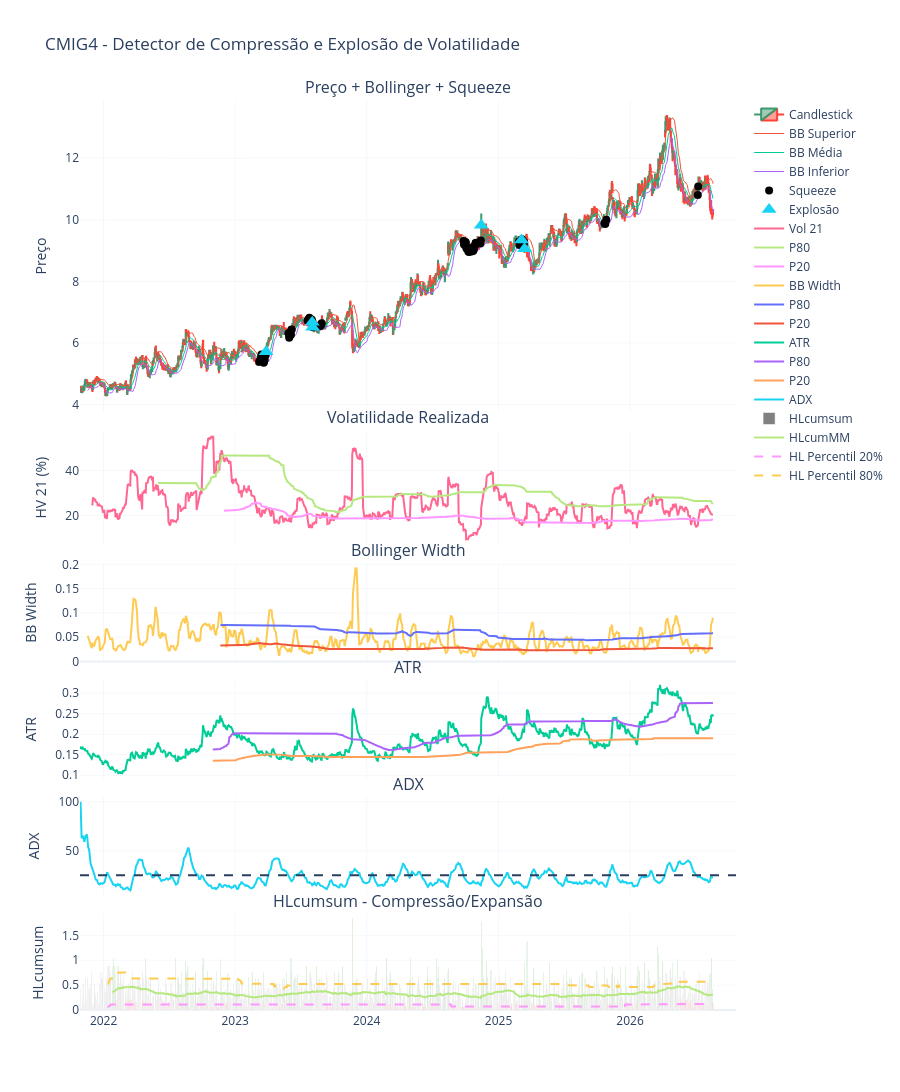

The code cell stored with this chart in its notebook:
### Markdown cell above
# Rodar Funções

### Code cell
# coletar ticker =======================================================
from pathlib import Path
import sys

import MetaTrader5 as mt5
import multiprocessing
import os
import time
from concurrent.futures import ThreadPoolExecutor

# Pasta raiz do projeto (um nível acima de Testes)
projeto = Path.cwd().parent

if str(projeto) not in sys.path:
    sys.path.insert(0, str(projeto))


tf = mt5.TIMEFRAME_D1 # TIME FRAME
cotacoes = 1200
NaN_Maximo = 0

tiker = 'CMIG4'

# COELTAR COM YFINANCE ===================================================
#df = carregar_dados(ticker= tiker+".SA", start="2020-01-01", end=None)


# COLETAR COM METATRADER =================================================
df = cotacoes_mt5_OHLC(tiker, timeframe=tf, n_barras=cotacoes)
# ========================================================================

# Rodar Função ===========================================================
df_squeeze = detectar_squeeze(df)
#relatorio(df_squeeze)

# Plotar Gráficos
plotar_interativo(df_squeeze, tiker)

### Figure 1 — Plotly figure (JSON) as saved in the notebook; plotly's stock layout.template omitted (floating-point values rounded to 4 significant figures; data arrays with more than 128 entries replaced by an {"elided": "..."} marker saying what was removed)
{"data": [{"close": {"elided": "1200 float values"}, "high": {"elided": "1200 float values"}, "low": {"elided": "1200 float values"}, "name": "Candlestick", "open": {"elided": "1200 float values"}, "type": "candlestick", "x": {"elided": "1200 str values"}, "xaxis": "x", "yaxis": "y"}, {"hovertemplate": "<b>%{x}</b><br>Valor: %{y:.2f}<extra></extra>", "line": {"width": 1}, "mode": "lines", "name": "BB Superior", "type": "scatter", "x": {"elided": "1200 str values"}, "xaxis": "x", "y": {"elided": "1200 float values"}, "yaxis": "y"}, {"hovertemplate": "<b>%{x}</b><br>Valor: %{y:.2f}<extra></extra>", "line": {"width": 1}, "mode": "lines", "name": "BB Média", "type": "scatter", "x": {"elided": "1200 str values"}, "xaxis": "x", "y": {"elided": "1200 float values"}, "yaxis": "y"}, {"hovertemplate": "<b>%{x}</b><br>Valor: %{y:.2f}<extra></extra>", "line": {"width": 1}, "mode": "lines", "name": "BB Inferior", "type": "scatter", "x": {"elided": "1200 str values"}, "xaxis": "x", "y": {"elided": "1200 float values"}, "yaxis": "y"}, {"hovertemplate": "<b>%{x}</b><br>Valor: %{y:.2f}<extra></extra>", "marker": {"color": "black", "size": 8, "symbol": "circle"}, "mode": "markers", "name": "Squeeze", "type": "scatter", "x": ["2023-03-09T00:00:00", "2023-03-10T00:00:00", "2023-03-13T00:00:00", "2023-03-14T00:00:00", "2023-03-15T00:00:00", "2023-03-16T00:00:00", "2023-03-17T00:00:00", "2023-03-20T00:00:00", "2023-03-21T00:00:00", "2023-03-22T00:00:00", "2023-03-23T00:00:00", "2023-03-24T00:00:00", "2023-03-27T00:00:00", "2023-05-29T00:00:00", "2023-05-30T00:00:00", "2023-05-31T00:00:00", "2023-06-01T00:00:00", "2023-06-02T00:00:00", "2023-06-05T00:00:00", "2023-06-06T00:00:00", "2023-06-07T00:00:00", "2023-07-21T00:00:00", "2023-07-24T00:00:00", "2023-07-25T00:00:00", "2023-07-26T00:00:00", "2023-07-27T00:00:00", "2023-07-28T00:00:00", "2023-07-31T00:00:00", "2023-08-01T00:00:00", "2023-08-02T00:00:00", "2023-08-03T00:00:00", "2023-08-04T00:00:00", "2023-08-25T00:00:00", "2023-08-28T00:00:00", "2023-08-29T00:00:00", "2024-09-26T00:00:00", "2024-09-27T00:00:00", "2024-09-30T00:00:00", "2024-10-01T00:00:00", "2024-10-02T00:00:00", "2024-10-03T00:00:00", "2024-10-04T00:00:00", "2024-10-07T00:00:00", "2024-10-08T00:00:00", "2024-10-09T00:00:00", "2024-10-10T00:00:00", "2024-10-11T00:00:00", "2024-10-14T00:00:00", "2024-10-16T00:00:00", "2024-10-17T00:00:00", "2024-10-18T00:00:00", "2024-10-21T00:00:00", "2024-10-22T00:00:00", "2024-10-23T00:00:00", "2024-10-24T00:00:00", "2024-10-25T00:00:00", "2024-10-28T00:00:00", "2024-10-29T00:00:00", "2024-10-30T00:00:00", "2024-10-31T00:00:00", "2024-11-01T00:00:00", "2024-11-12T00:00:00", "2024-11-13T00:00:00", "2025-02-27T00:00:00", "2025-02-28T00:00:00", "2025-03-05T00:00:00", "2025-03-06T00:00:00", "2025-03-07T00:00:00", "2025-03-10T00:00:00", "2025-03-11T00:00:00", "2025-03-12T00:00:00", "2025-03-13T00:00:00", "2025-10-22T00:00:00", "2025-10-24T00:00:00", "2025-10-27T00:00:00", "2026-07-08T00:00:00", "2026-07-09T00:00:00"], "xaxis": "x", "y": [5.39, 5.41, 5.44, 5.54, 5.63, 5.58, 5.42, 5.4, 5.36, 5.38, 5.42, 5.48, 5.61, 6.32, 6.29, 6.17, 6.21, 6.27, 6.27, 6.43, 6.44, 6.72, 6.78, 6.77, 6.82, 6.69, 6.74, 6.77, 6.75, 6.75, 6.67, 6.51, 6.54, 6.59, 6.64, 9.31, 9.2, 9.26, 9.28, 9.26, 9.13, 9.07, 9.09, 9.07, 8.97, 9.03, 8.95, 9.03, 9.06, 9.02, 8.97, 9.03, 8.99, 8.99, 9.12, 9.06, 9.17, 9.24, 9.25, 9.24, 9.23, 9.23, 9.33, 9.29, 9.18, 9.2, 9.34, 9.37, 9.19, 9.21, 9.25, 9.28, 9.89, 9.86, 10.0, 10.8, 11.08], "yaxis": "y"}, {"hovertemplate": "<b>%{x}</b><br>Valor: %{y:.2f}<extra></extra>", "marker": {"size": 13, "symbol": "triangle-up"}, "mode": "markers", "name": "Explosão", "type": "scatter", "x": ["2023-03-28T00:00:00", "2023-08-03T00:00:00", "2023-08-04T00:00:00", "2024-11-14T00:00:00", "2025-03-06T00:00:00", "2025-03-14T00:00:00"], "xaxis": "x", "y": [5.72, 6.67, 6.51, 9.82, 9.34, 9.06], "yaxis": "y"}, {"hovertemplate": "<b>%{x}</b><br>Valor: %{y:.2f}<extra></extra>", "mode": "lines", "name": "Vol 21", "type": "scatter", "x": {"elided": "1200 str values"}, "xaxis": "x2", "y": {"elided": "1200 float values"}, "yaxis": "y2"}, {"hovertemplate": "<b>%{x}</b><br>Valor: %{y:.2f}<extra></extra>", "mode": "lines", "name": "P80", "type": "scatter", "x": {"elided": "1200 str values"}, "xaxis": "x2", "y": {"elided": "1200 float values"}, "yaxis": "y2"}, {"hovertemplate": "<b>%{x}</b><br>Valor: %{y:.2f}<extra></extra>", "mode": "lines", "name": "P20", "type": "scatter", "x": {"elided": "1200 str values"}, "xaxis": "x2", "y": {"elided": "1200 float values"}, "yaxis": "y2"}, {"hovertemplate": "<b>%{x}</b><br>Valor: %{y:.2f}<extra></extra>", "mode": "lines", "name": "BB Width", "type": "scatter", "x": {"elided": "1200 str values"}, "xaxis": "x3", "y": {"elided": "1200 float values"}, "yaxis": "y3"}, {"hovertemplate": "<b>%{x}</b><br>Valor: %{y:.2f}<extra></extra>", "mode": "lines", "name": "P80", "type": "scatter", "x": {"elided": "1200 str values"}, "xaxis": "x3", "y": {"elided": "1200 float values"}, "yaxis": "y3"}, {"hovertemplate": "<b>%{x}</b><br>Valor: %{y:.2f}<extra></extra>", "mode": "lines", "name": "P20", "type": "scatter", "x": {"elided": "1200 str values"}, "xaxis": "x3", "y": {"elided": "1200 float values"}, "yaxis": "y3"}, {"hovertemplate": "<b>%{x}</b><br>Valor: %{y:.2f}<extra></extra>", "mode": "lines", "name": "ATR", "type": "scatter", "x": {"elided": "1200 str values"}, "xaxis": "x4", "y": {"elided": "1200 float values"}, "yaxis": "y4"}, {"hovertemplate": "<b>%{x}</b><br>Valor: %{y:.2f}<extra></extra>", "mode": "lines", "name": "P80", "type": "scatter", "x": {"elided": "1200 str values"}, "xaxis": "x4", "y": {"elided": "1200 float values"}, "yaxis": "y4"}, {"hovertemplate": "<b>%{x}</b><br>Valor: %{y:.2f}<extra></extra>", "mode": "lines", "name": "P20", "type": "scatter", "x": {"elided": "1200 str values"}, "xaxis": "x4", "y": {"elided": "1200 float values"}, "yaxis": "y4"}, {"hovertemplate": "<b>%{x}</b><br>Valor: %{y:.2f}<extra></extra>", "mode": "lines", "name": "ADX", "type": "scatter", "x": {"elided": "1200 str values"}, "xaxis": "x5", "y": {"elided": "1200 float values"}, "yaxis": "y5"}, {"marker": {"color": {"elided": "1200 str values"}}, "name": "HLcumsum", "opacity": 1, "type": "bar", "x": {"elided": "1200 str values"}, "xaxis": "x6", "y": {"elided": "1200 float values"}, "yaxis": "y6"}, {"hovertemplate": "<b>%{x}</b><br>Valor: %{y:.2f}<extra></extra>", "mode": "lines", "name": "HLcumMM", "type": "scatter", "x": {"elided": "1200 str values"}, "xaxis": "x6", "y": {"elided": "1200 float values"}, "yaxis": "y6"}, {"hovertemplate": "<b>%{x}</b><br>Valor: %{y:.2f}<extra></extra>", "line": {"dash": "dash"}, "mode": "lines", "name": "HL Percentil 20%", "type": "scatter", "x": {"elided": "1200 str values"}, "xaxis": "x6", "y": {"elided": "1200 float values"}, "yaxis": "y6"}, {"hovertemplate": "<b>%{x}</b><br>Valor: %{y:.2f}<extra></extra>", "line": {"dash": "dash"}, "mode": "lines", "name": "HL Percentil 80%", "type": "scatter", "x": {"elided": "1200 str values"}, "xaxis": "x6", "y": {"elided": "1200 float values"}, "yaxis": "y6"}], "layout": {"annotations": [{"font": {"size": 16}, "showarrow": false, "text": "Preço + Bollinger + Squeeze", "x": 0.5, "xanchor": "center", "xref": "paper", "y": 1, "yanchor": "bottom", "yref": "paper"}, {"font": {"size": 16}, "showarrow": false, "text": "Volatilidade Realizada", "x": 0.5, "xanchor": "center", "xref": "paper", "y": 0.638, "yanchor": "bottom", "yref": "paper"}, {"font": {"size": 16}, "showarrow": false, "text": "Bollinger Width", "x": 0.5, "xanchor": "center", "xref": "paper", "y": 0.492, "yanchor": "bottom", "yref": "paper"}, {"font": {"size": 16}, "showarrow": false, "text": "ATR", "x": 0.5, "xanchor": "center", "xref": "paper", "y": 0.364, "yanchor": "bottom", "yref": "paper"}, {"font": {"size": 16}, "showarrow": false, "text": "ADX", "x": 0.5, "xanchor": "center", "xref": "paper", "y": 0.236, "yanchor": "bottom", "yref": "paper"}, {"font": {"size": 16}, "showarrow": false, "text": "HLcumsum - Compressão/Expansão", "x": 0.5, "xanchor": "center", "xref": "paper", "y": 0.108, "yanchor": "bottom", "yref": "paper"}], "height": 1600, "hovermode": "x unified", "shapes": [{"line": {"dash": "dash"}, "type": "line", "x0": 0, "x1": 1, "xref": "x5 domain", "y0": 25, "y1": 25, "yref": "y5"}], "title": {"text": "CMIG4 - Detector de Compressão e Explosão de Volatilidade"}, "xaxis": {"anchor": "y", "domain": [0, 1], "gridwidth": 0.5, "matches": "x6", "rangeslider": {"visible": false}, "showgrid": true, "showticklabels": false}, "xaxis2": {"anchor": "y2", "domain": [0, 1], "gridwidth": 0.5, "matches": "x6", "showgrid": true, "showticklabels": false}, "xaxis3": {"anchor": "y3", "domain": [0, 1], "gridwidth": 0.5, "matches": "x6", "showgrid": true, "showticklabels": false}, "xaxis4": {"anchor": "y4", "domain": [0, 1], "gridwidth": 0.5, "matches": "x6", "showgrid": true, "showticklabels": false}, "xaxis5": {"anchor": "y5", "domain": [0, 1], "gridwidth": 0.5, "matches": "x6", "showgrid": true, "showticklabels": false}, "xaxis6": {"anchor": "y6", "domain": [0, 1], "gridwidth": 0.5, "showgrid": true}, "yaxis": {"anchor": "x", "domain": [0.658, 1], "gridwidth": 0.5, "showgrid": true, "title": {"text": "Preço"}}, "yaxis2": {"anchor": "x2", "domain": [0.512, 0.638], "gridwidth": 0.5, "showgrid": true, "title": {"text": "HV 21 (%)"}}, "yaxis3": {"anchor": "x3", "domain": [0.384, 0.492], "gridwidth": 0.5, "showgrid": true, "title": {"text": "BB Width"}}, "yaxis4": {"anchor": "x4", "domain": [0.256, 0.364], "gridwidth": 0.5, "showgrid": true, "title": {"text": "ATR"}}, "yaxis5": {"anchor": "x5", "domain": [0.128, 0.236], "gridwidth": 0.5, "showgrid": true, "title": {"text": "ADX"}}, "yaxis6": {"anchor": "x6", "domain": [0, 0.108], "gridwidth": 0.5, "showgrid": true, "title": {"text": "HLcumsum"}}}}
